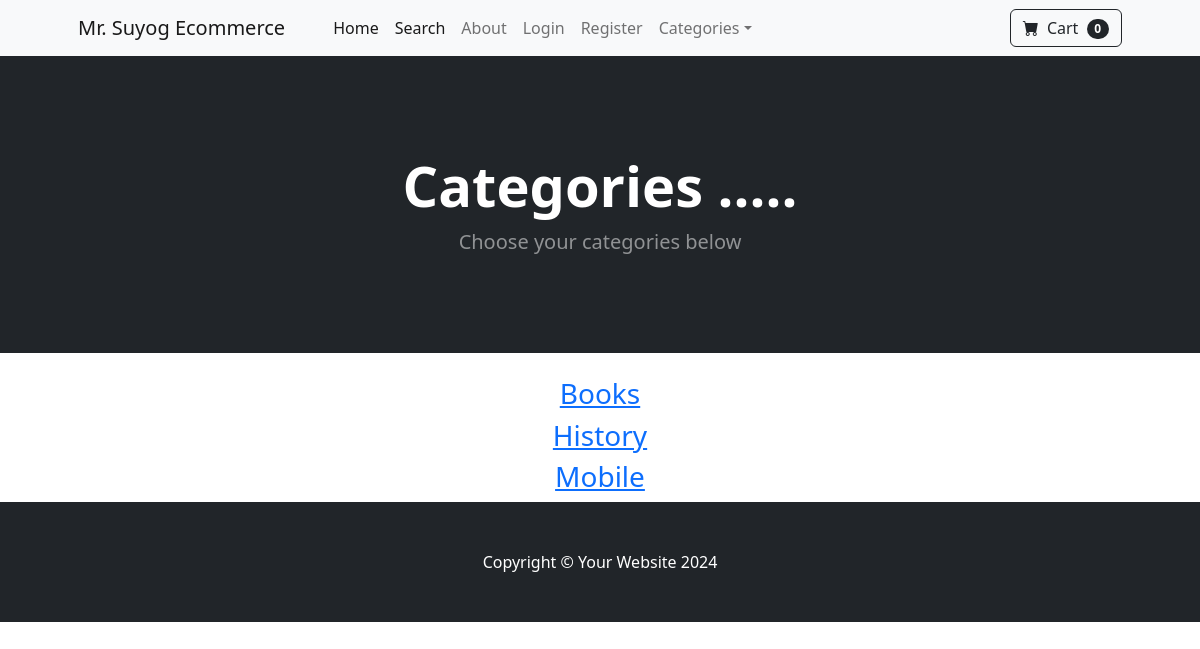
The app's page /category_summary/, older data.
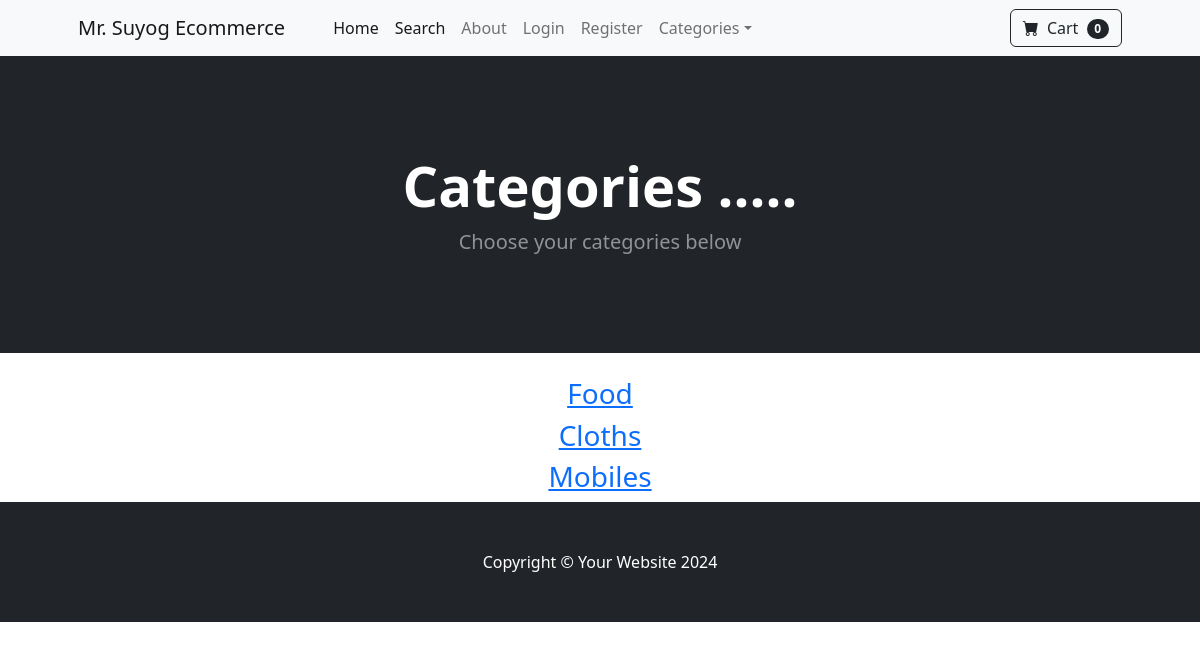
The same page, newer data.
### store/models.py (models this page shows)
class Category(models.Model):
    name = models.CharField(max_length=50)
    def __str__(self):
        return self.name
    class Meta:
        verbose_name_plural = 'categories'

### store/views.py (the view)
# urls.py: path('category_summary/', views.category_summary, name='category_summary'),
def category_summary(request):
    categories = Category.objects.all()
    return render(request, 'category_summary.html', {'categories': categories})

### cart/cart.py (called while the page is built)
    def __len__(self):
        return len(self.cart)

### cart/context_processors.py (called while the page is built)
def cart(request):
    return{'cart': Cart(request)}

### store/templates/category_summary.html
{% extends 'base.html' %}
{% load static %}
{% block content %}
<header class="bg-dark py-5">
    <div class="container px-4 px-lg-5 my-5">
        <div class="text-center text-white">
            <h1 class="display-4 fw-bolder">Categories .....</h1>
            <p class="lead fw-normal text-white-50 mb-0">Choose your categories below </p>
        </div>
    </div>
</header>
<div class="container">
    <div class="row">
        <center>
            <br>
            <div class="col-8">
                {% for category in categories %}
                    <h3><a href="{% url 'category' category %}">{{ category }}</a></h3>
                {% endfor %}
            </div>
        </center>
    </div>
</div>
{% endblock %}

Row changes from the older to the newer data that the page shows:
removed Category: name "Books"
removed Category: name "History"
removed Category: name "Mobile"
added Category: name "Food"
added Category: name "Cloths"
added Category: name "Mobiles"
